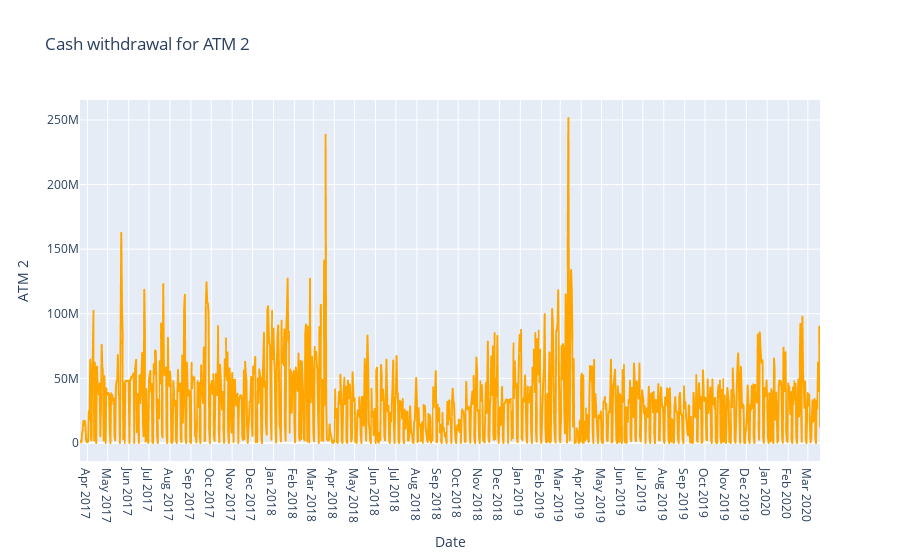

The notebook cell this image was saved under:
### Code cell
fig = px.line(data_df, y="ATM 2", title="Cash withdrawal for ATM 2")
fig.update_traces(line_color="orange")
fig.update_xaxes(
    dtick="M1",  
    tickformat="%b %Y", 
    tickmode="linear"  
)
fig.show()

### Figure 1 — Plotly figure (JSON) as saved in the notebook; plotly's stock layout.template omitted (floating-point values rounded to 4 significant figures; data arrays with more than 128 entries replaced by an {"elided": "..."} marker saying what was removed)
{"data": [{"hovertemplate": "Date=%{x}<br>ATM 2=%{y}<extra></extra>", "legendgroup": "", "line": {"color": "orange", "dash": "solid"}, "marker": {"symbol": "circle"}, "mode": "lines", "name": "", "showlegend": false, "type": "scattergl", "x": {"elided": "1095 str values"}, "xaxis": "x", "y": {"elided": "1095 float values"}, "yaxis": "y"}], "layout": {"legend": {"tracegroupgap": 0}, "title": {"text": "Cash withdrawal for ATM 2"}, "xaxis": {"anchor": "y", "domain": [0, 1], "dtick": "M1", "tickformat": "%b %Y", "tickmode": "linear", "title": {"text": "Date"}}, "yaxis": {"anchor": "x", "domain": [0, 1], "title": {"text": "ATM 2"}}}}
